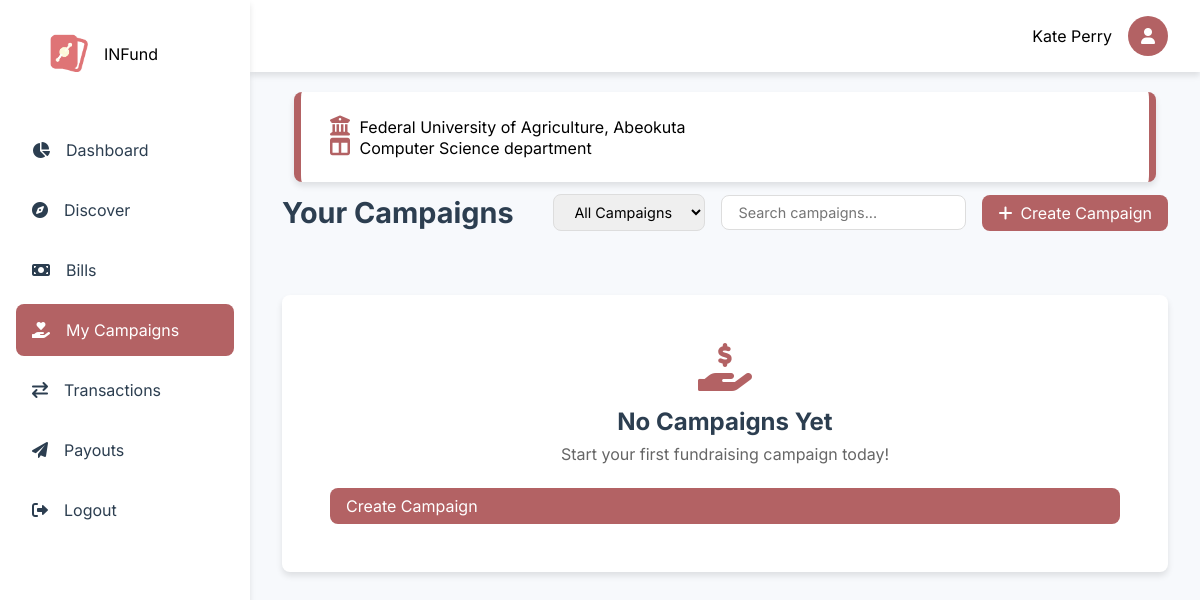
Page /dashboard/campaigns.php (signed in) on the committed database.
### tables this page shows
CREATE TABLE `users` (
  `id` int(11) NOT NULL,
  `fullname` varchar(1000) NOT NULL,
  `email` varchar(200) DEFAULT NULL,
  `balance` decimal(15,2) NOT NULL DEFAULT 0.00,
  `username` varchar(30) NOT NULL,
  `phone` varchar(30) DEFAULT NULL,
  `dob` varchar(200) DEFAULT NULL,
  `country` varchar(200) DEFAULT NULL,
  `state` varchar(1000) DEFAULT NULL,
  `university` varchar(1000) DEFAULT NULL,
  `faculty` varchar(1000) DEFAULT NULL,
  `department` varchar(1000) DEFAULT NULL,
  `matric_no` varchar(1000) NOT NULL,
  `password` varchar(1000) DEFAULT NULL,
  `level` varchar(200) NOT NULL DEFAULT '100',
  `bank_id` varchar(200) DEFAULT NULL,
  `bank_account_name` varchar(200) DEFAULT NULL,
  `account_number` int(30) DEFAULT NULL,
  `created_at` varchar(1000) DEFAULT current_timestamp(),
  `last_login` varchar(1000) DEFAULT current_timestamp(),
  `gender` varchar(1000) DEFAULT NULL
);

CREATE TABLE `universities` (
  `id` bigint(20) UNSIGNED NOT NULL,
  `abbreviation` varchar(10) NOT NULL,
  `name` varchar(255) NOT NULL,
  `type` enum('Federal','State','Uniformed','Private') NOT NULL,
  `country` varchar(50) DEFAULT 'Nigeria',
  `email` varchar(1000) DEFAULT NULL,
  `password` varchar(1000) DEFAULT NULL,
  `secret_code` varchar(1000) DEFAULT NULL,
  `logo` varchar(1000) NOT NULL DEFAULT 'default.png'
);

### includes/user/functions.php (called while the page is built, shortened)
<?php
function getUserDetails(string $email): array
{
    global $conn;
    if (strpos($email, "@")) {
        $query = "SELECT * FROM users WHERE email = ?";
    } else {
        $query = "SELECT * FROM users WHERE id = ?";
    }
    $stmt = $conn->prepare($query);
    $stmt->bind_param("s", $email);
    $stmt->execute();
    $result = $stmt->get_result();
    $data = $result->fetch_assoc();
    return $data;
}
function getCampaignsByUserId($user_id)
{
    global $conn;
    $sql = "SELECT c.*,
            (SELECT COUNT(*) FROM donations WHERE campaign_id = c.id) as donor_count,
            (SELECT SUM(amount) FROM donations WHERE campaign_id = c.id) as total_donations
            FROM campaigns c
            WHERE c.uid = ?
            ORDER BY c.created_at DESC";
    $stmt = $conn->prepare($sql);
    $stmt->bind_param("i", $user_id);
    $stmt->execute();
    $result = $stmt->get_result();
    return $result;
}
?>

### includes/get_universities.php (called while the page is built, shortened)
<?php
function get_university($abbr)
{
    global $conn;
    $stmt = $conn->prepare("SELECT * FROM universities WHERE abbreviation=?");
    $stmt->bind_param("s", $abbr);
    $stmt->execute();
    $result = $stmt->get_result();
    $university = [];
    while ($row = $result->fetch_assoc()) {
        $university[] = $row;
    }
    return $university;
}

### dashboard/campaigns.php (the view, shortened to what this page needs)
<?php
$page = "Campaigns";
$css1 = "bills_campaigns";
include '../config/config.php';
include '../includes/get_universities.php';
include '../includes/user/nav.php';
$university = get_university($my_details['university']);
$campaigns = getCampaignsByUserId($_SESSION['user_id']);
?>
<main class="main-content">
    <div class="server-details">
        <i class="fas fa-university"></i> <?php echo $university[0]['name'] ?? 'University Not Found'; ?>
        <br>
        <i class="fas fa-columns"></i> <?php echo $my_details['department']; ?> department
    </div>
    <div class="page-header">
        <h1>Your Campaigns</h1>
        <div class="header-actions">
            <div class="filter-section">
                <select class="filter-select">
                    <option value="all">All Campaigns</option>
                </select>
                <input type="text" class="search-input" placeholder="Search campaigns...">
            </div>
            <a href="./create" class="create-button"><i class="fas fa-plus"></i> Create Campaign</a>
        </div>
    </div>
    <div class="campaigns-list">
        <?php
        if ($campaigns->num_rows > 0) :
            while ($campaign = $campaigns->fetch_assoc()) :
        ?>
                <div class="campaign-card">
                    <div class="campaign-header">
                        <div class="campaign-title">
                            <h3><?php echo htmlspecialchars($campaign['title']); ?></h3>
                            <span class="badge <?php echo getBadgeClass($campaign['status']); ?>">
                                <?php echo ucfirst($campaign['status']); ?>
                            </span>
                        </div>
                        <div class="campaign-actions">
                            <a href="campaign.php?id=<?php echo $campaign['id']; ?>" class="action-button"><i class="fas fa-eye"></i></a>
                            <a href="campaign-dash.php?id=<?php echo $campaign['id']; ?>" class="action-button"><i class="fas fa-chart-bar"></i></a>
                            <button class="action-button" onclick="copyLink('<?php echo (isset($_SERVER['HTTPS']) ? 'https://' : 'http://') . $_SERVER['HTTP_HOST'] . '/p/' . $campaign['link']; ?>')">
                                <i class="fas fa-link"></i>
                            </button>
                        </div>
                    </div>
                    <div class="campaign-details">
                        <div class="progress-section">
                            <div class="progress-bar">
                                <div class="progress-fill" style="width: <?php echo ($campaign['amount_raised'] / $campaign['goal_amount']) * 100; ?>%"></div>
                            </div>
                            <div class="campaign-stats">
                                <span>₦<?php echo number_format($campaign['amount_raised'], 2); ?> raised</span>
                                <span>of ₦<?php echo number_format($campaign['goal_amount'], 2); ?></span>
                            </div>
                        </div>
                        <div class="campaign-meta">
                            <span><i class="fas fa-calendar"></i> <?php echo date('M d, Y', strtotime($campaign['end_date'])); ?></span>
                            <span><i class="fas fa-users"></i> <?php echo $campaign['donor_count']; ?> donors</span>
                        </div>
                    </div>
                </div>
            <?php
            endwhile;
        else :
            ?>
            <div class="empty-state">
                <i class="fas fa-hand-holding-usd"></i>
                <h2>No Campaigns Yet</h2>
                <p>Start your first fundraising campaign today!</p>
                <a href="./create" class="create-button">Create Campaign</a>
            </div>
        <?php endif; ?>
    </div>
</main>
<?php
include '../includes/user/footer.php';
?>

### includes/user/nav.php (shortened to what this page needs)
<?php
include '../config/config.php';
include '../includes/user/functions.php';
$my_details = getUserDetails($_SESSION["user_id"]);
?>
<!DOCTYPE html>
<html lang="en">
<head>
    <link href="https://cdnjs.cloudflare.com/ajax/libs/toastr.js/latest/css/toastr.min.css" rel="stylesheet" />
    <link rel="stylesheet" href="https://cdnjs.cloudflare.com/ajax/libs/font-awesome/6.0.0/css/all.min.css">
    <link rel="stylesheet" href="../assets/css/user/nav.css">
    <link rel="stylesheet" href="https://cdnjs.cloudflare.com/ajax/libs/sweetalert/1.1.3/sweetalert.min.css">
    <?php if (isset($css1)) : ?>
        <link rel="stylesheet" href="../assets/css/user/<?= $css1 ?>.css">
    <?php endif; ?>
</head>
<body>
    <div class="container">
        <nav class="sidenav">
            <div class="logo">
                <a href="../">
                    <a href="../"> <img src="../assets/images/static/logo.png" alt="Logo"></a>
                    <span>INFund</span>
                </a>
            </div>
            <ul class="nav-links">
                <li class="nav-item">
                    <a href="./overview" class="nav-link <?= isset($page) && $page == 'Overview' ? 'active' : ''; ?>">
                        <i class="fas fa-chart-pie"></i>
                        <span>Dashboard</span>
                    </a>
                </li>
                <li class="nav-item">
                    <a href="./discover" class="nav-link <?= isset($page) && $page == 'Discover' ? 'active' : ''; ?>">
                        <i class="fas fa-compass"></i>
                        <span>Discover</span>
                    </a>
                </li>
                <li class="nav-item">
                    <a href="./bills" class="nav-link <?= isset($page) && $page == 'Bills' ? 'active' : ''; ?>">
                        <i class="fas fa-money-bill"></i>
                        <span>Bills</span>
                    </a>
                </li>
                <li class="nav-item">
                    <a href="./campaigns" class="nav-link <?= isset($page) && $page == 'Campaigns' ? 'active' : ''; ?>">
                        <i class="fas fa-hand-holding-heart"></i>
                        <span>My Campaigns</span>
                    </a>
                </li>
                <li class="nav-item">
                    <a href="./transactions" class="nav-link <?= isset($page) && $page == 'Transactions' ? 'active' : ''; ?>">
                        <i class="fas fa-exchange"></i>
                        <span>Transactions</span>
                    </a>
                </li>
                <li class="nav-item">
                    <a href="./payouts" class="nav-link <?= isset($page) && $page == 'Payouts' ? 'active' : ''; ?>">
                        <i class="fas fa-paper-plane"></i>
                        <span>Payouts</span>
                    </a>
                </li>
                <li class="nav-item">
                    <a href="./logout" class="nav-link ">
                        <i class="fas fa-sign-out-alt"></i>
                        <span>Logout</span>
                    </a>
                </li>
            </ul>
        </nav>
        <div class="topnav">
            <div class="user-profile">
                <span><?php echo $my_details['fullname']; ?></span>
                <a href="./profile">
                    <div class="avatar">
                        <i class="fas fa-user"></i>
                    </div>
                </a>
            </div>
        </div>

### assets/css/user/nav.css (style rules this page uses)
:root { --primary-color: #b36264; --secondary-color: #755e28; --accent-color: #b36264; --text-color: #2c3e50; --background-color: #f7f9fc; --card-background: #ffffff; --border-radius: 8px; --transition: all 0.3s ease; --shadow: 0 4px 6px rgba(0, 0, 0, 0.1); --shadow-hover: 0 10px 15px rgba(0, 0, 0, 0.15); --success-color: #4caf50; --warning-color: #ffa000; --danger-color: #f44336; --info-color: #2196f3; }
* { margin: 0; padding: 0; box-sizing: border-box; font-family: "Inter", sans-serif; }
body { background-color: var(--background-color); }
.container { display: flex; min-height: 100vh; }
.sidenav { width: 250px; background: var(--card-background); padding: 1rem; height: 100vh; position: fixed; transition: var(--transition); box-shadow: var(--shadow); z-index: 1000; }
.logo { display: flex; align-items: center; gap: 1rem; padding: 1rem; margin-bottom: 2rem; }
.logo img { width: 40px; height: 40px; }
.nav-links { list-style: none; }
.nav-item { margin-bottom: 0.5rem; }
.nav-link { display: flex; align-items: center; padding: 1rem; color: var(--text-color); text-decoration: none; border-radius: var(--border-radius); transition: var(--transition); gap: 1rem; }
.nav-link.active { background: var(--accent-color); color: white; }
.topnav { background: var(--card-background); padding: 1rem 2rem; display: flex; justify-content: flex-end; align-items: center; position: fixed; width: calc(100% - 250px); right: 0; box-shadow: var(--shadow); z-index: 900; }
.user-profile { display: flex; align-items: center; gap: 1rem; }
.avatar { width: 40px; height: 40px; border-radius: 50%; background: var(--accent-color); display: flex; align-items: center; justify-content: center; color: white; }
.main-content { margin-left: 250px; padding: 5rem 2rem 2rem; flex: 1; }
.server-details { background: var(--card-background); padding: 1.5rem; border-radius: var(--border-radius); box-shadow: var(--shadow); transition: var(--transition); margin: 12px 12px; border-left: 7px solid var(--accent-color); border-right: 7px solid var(--accent-color); }
.server-details i { color: var(--accent-color); margin: 0px 5px; font-size: 20px; }

### assets/css/user/bills_campaigns.css (style rules this page uses)
.page-header { display: flex; justify-content: space-between; align-items: center; margin-bottom: 2rem; flex-wrap: wrap; gap: 1rem; }
.page-header h1 { color: var(--text-color); font-size: 1.8rem; margin: 0; }
.header-actions { display: flex; gap: 1rem; align-items: center; }
.filter-section { display: flex; gap: 1rem; align-items: center; }
.filter-select, .search-input { padding: 0.5rem 1rem; border: 1px solid #ddd; border-radius: var(--border-radius); font-size: 0.9rem; }
.search-input { min-width: 200px; }
.create-button { padding: 0.5rem 1rem; background: var(--accent-color); color: white; border-radius: var(--border-radius); text-decoration: none; display: flex; align-items: center; gap: 0.5rem; transition: var(--transition); }
.campaigns-list { display: grid; gap: 1.5rem; }
.empty-state { text-align: center; padding: 3rem; background: var(--card-background); border-radius: var(--border-radius); box-shadow: var(--shadow); margin: 2rem 0; }
.empty-state i { font-size: 3rem; color: var(--accent-color); margin-bottom: 1rem; }
.empty-state h2 { color: var(--text-color); margin-bottom: 0.5rem; }
.empty-state p { color: #666; margin-bottom: 1.5rem; }

### rows in the picture
users: fullname "Kate Perry", department "Computer Science"
universities: name "Federal University of Agriculture, Abeokuta"
